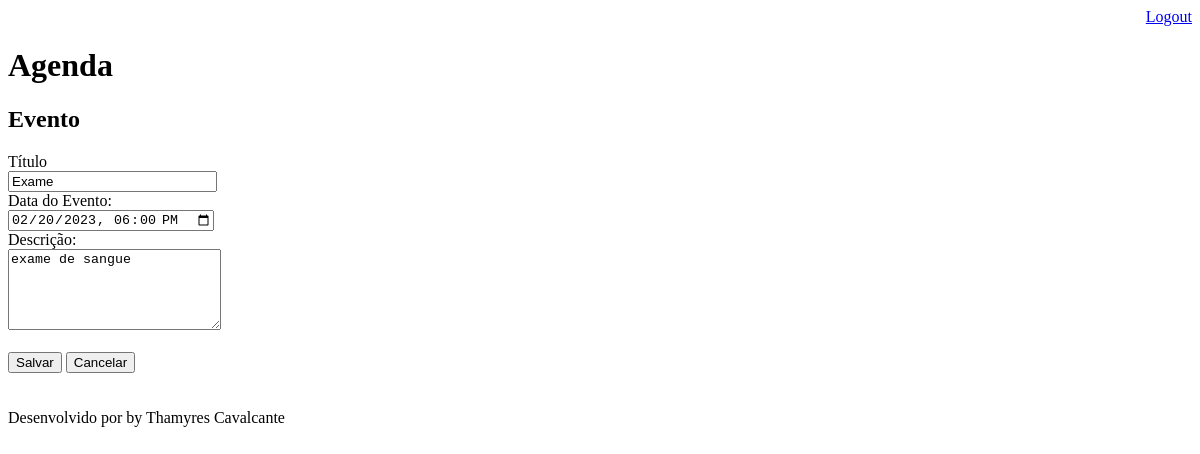
Before: /agenda/evento/?id=3 (signed in) with the older database file.
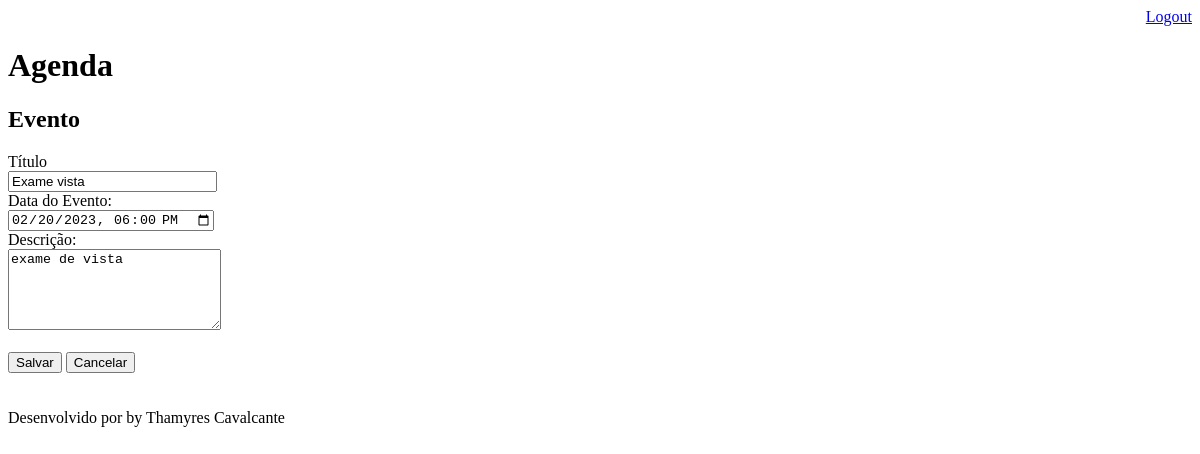
After: the same page with the newer database file.
### core/models.py (models this page shows, shortened)
class Evento(models.Model):
    titulo = models.CharField(max_length=100)   #limite de caracter
    descricao = models.TextField(blank=True, null=True)  #pode ser em branco ou null
    data_evento = models.DateTimeField(verbose_name='Data do Evento')   #para renomear como vai aparecer
    data_criacao = models.DateTimeField(auto_now=True)  #data atual do registro
    usuario = models.ForeignKey(User, on_delete=models.CASCADE)  #usar os usuarios do django / caso seja deletado, tds eventos tbm serão
    class Meta:
        db_table = 'evento'
    def get_data_input_evento(self):
        return self.data_evento.strftime('%Y-%m-%dT%H:%M')

### core/views.py (the view)
# urls.py: path('agenda/evento/', views.evento),
@login_required(login_url='/login/')   #solicitar o login para criar novo evento
def evento(request):
    id_evento = request.GET.get('id')                       #reaproveitando para editar o evento
    dados = {}
    if id_evento:
        dados['evento'] = Evento.objects.get(id=id_evento)
    return render(request, 'evento.html', dados)      #encaminha para pagina de novo evento

### templates/evento.html (shortened to what this page needs)
{% extends "model-page.html" %}
{% block content %}
<h2>Evento</h2>
<form action="submit" method="POST">{% csrf_token %}
    <label>Título</label>
    <br>
    <input type="text" name="titulo" size="23" value="{{ evento.titulo }}">
    <br>
    <label>Data do Evento:</label>
    <br>
    <input type="datetime-local" name="data_evento" value="{{ evento.get_data_input_evento }}">
    <br>
    <label>Descrição:</label>
    <br>
    <textarea name="descricao" rows="5" cols="24">{{ evento.descricao }}</textarea>
    <br><br>
    <button type="submit">Salvar</button>
    <a href="/">
        <button type="button">Cancelar</button>
    </a>
</form>
<br>
<br>
{% endblock %}

Changed rows visible on the page:
changed Evento: titulo "Exame" → "Exame vista"; descricao "exame de sangue" → "exame de vista"
